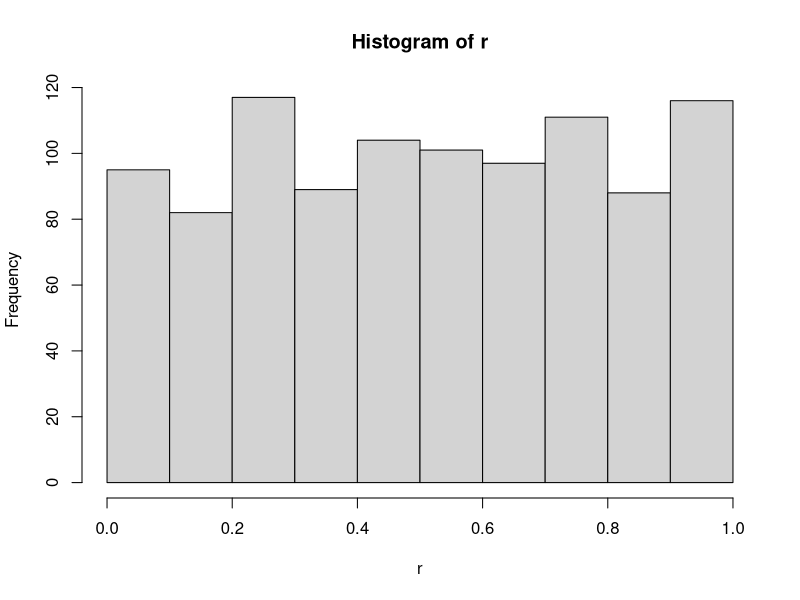
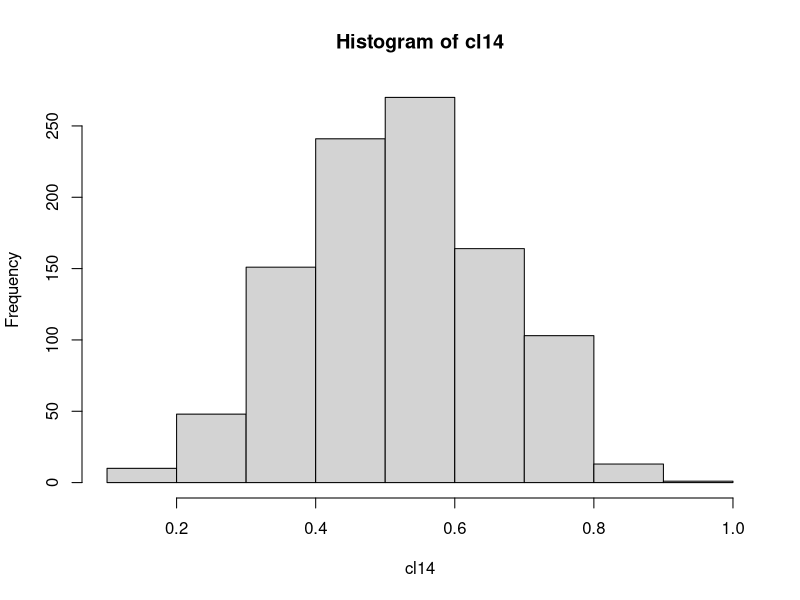
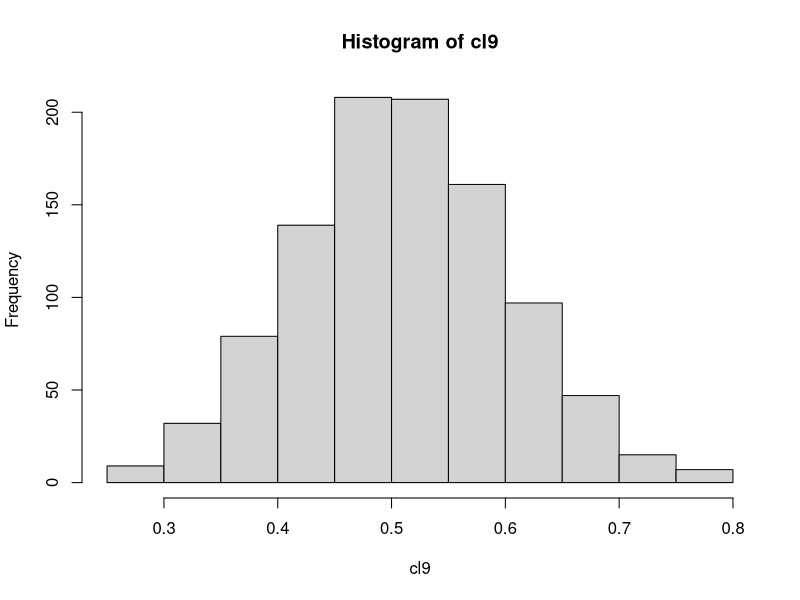
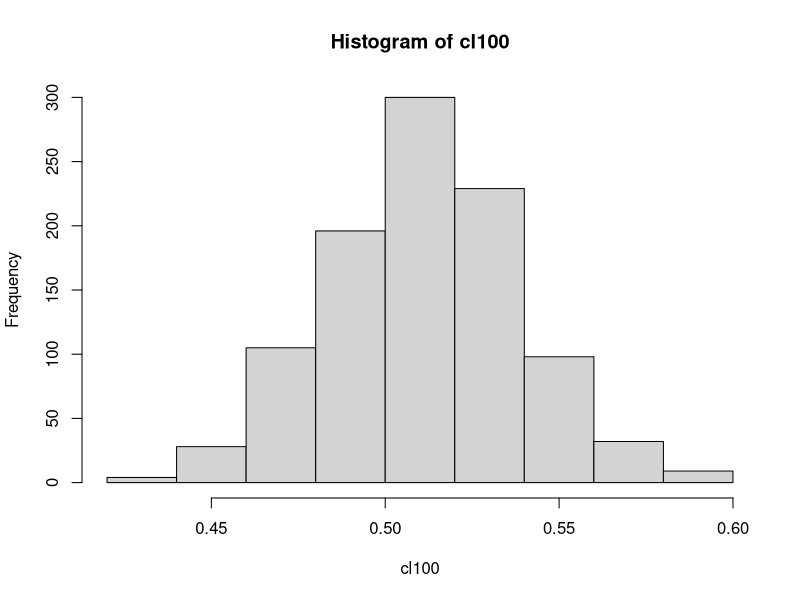
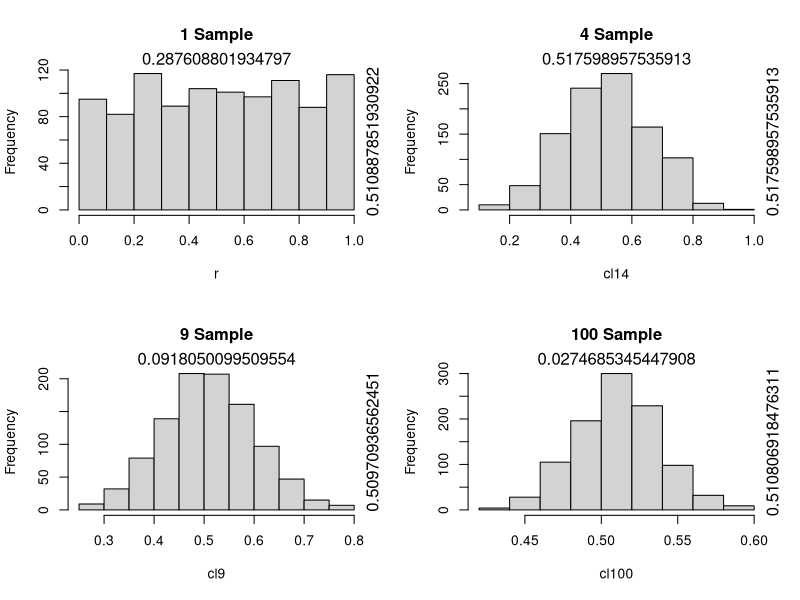
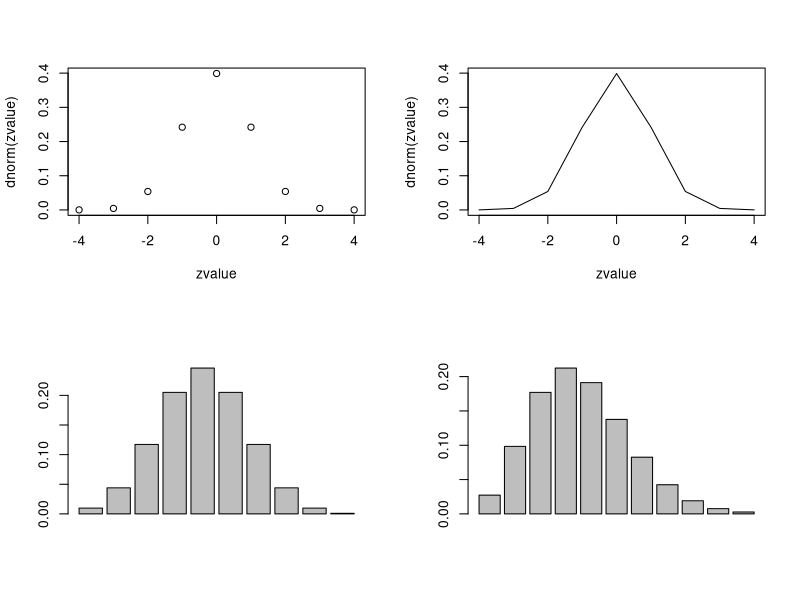

The R script that drew these images, in order:
#central limit theorem
r<- runif(1000)#genrate random number in normal distribution
hist(r)
meanr<-mean(r)
sdr<-sd(r)

#Draw three random samples form r and calculate mean
sample(r,4)
mean(sample(r,4))

#take the mean of these sample
cl14<-mean(sample(r,4))
for (i in 1:1000){
  cl14<-c(cl14,mean(sample(r,4)))
}

hist(cl14)
meancl14<-mean(cl14)
sdcl14<-mean(cl14)

#Including 9 items
cl9<-mean(sample(r,9))
for (ir in 1:1000){
  cl9<-c(cl9, mean(sample(r,9)))
}

hist(cl9)
meancl9<-mean(cl9)
sdcl9<-sd(cl9)


#Include 100 items
cl100<-mean(sample(r,100))
for (ir in 1:1000){
  cl100<-c(cl100, mean(sample(r,100)))
}

hist(cl100)
meancl100<-mean(cl100)
sdcl100<-sd(cl100)

#Create a summary of the data in charts

par(mfrow=c(2,2))

hist(r, main="1 Sample")
mtext(sdr, side=3)
mtext(meanr, side=4)

hist(cl14, main="4 Sample")
mtext(sdcl14, side=3)
mtext(meancl14, side=4)


hist(cl9, main="9 Sample")
mtext(sdcl9, side=3)
mtext(meancl9, side=4)

hist(cl100, main="100 Sample")
mtext(sdcl100, side=3)
mtext(meancl100, side=4)


#Normal probability distribution
#rnorm, pnorm,qnorm,dnorm functions
#standard normal distibution has mean=0 sd=1 and is the default
#pnorm is for probability of element falling into one of the tails of the distribution 
#to find out z values yo use qnorm
#dnorm gives you the value in the x axis
#Randomly generated probability distribution


rnorm(10)

rnorm(10, mean=100, sd=1)#obtaining random numbers according to criteria previously established

#Pnorm, probability according to z values
pnorm(0)

pnorm(-1.96)

#To obtain z values use qnorm (obtain values based on probability)
qnorm(0.05)

#dnorm gives values for vertical axis, aids to visualize the normal distribution curve
dnorm(0)

#Plot normal distribution according to functions dnorm, qnorm etc
zvalue<-seq(-4.0,4.0, by=1)
dnorm(zvalue)
plot(zvalue,dnorm(zvalue))

plot(zvalue,dnorm(zvalue), type="l")

#area outside +3 and -3
pnorm(-3)#area in left
pnorm(3)#area in right

2*pnorm(-3)#area in left, yet because is simetrical multiply by two to obtain value for two areas


#Binomial distribution
#continuous and discrete data
#continuous variable hold value between two specified values (height)
#discrete (counts)


#binomial probability distribution (discrete distribution)
#Experiments of n repeated trials (flip coin)
#One of the possible outcomes is success (p) and the other one failure
#probability of success does not change, trials are independent and fixed number of trials

#Example
#probability of head in single flip coin info in brackets (n,x,success prob)
rbinom(10,1,0.5)

#probability of head in 10 coin flips
rbinom(10,10,0.5)

#pbinom and qbinom
#probability of 3 in 10 coin flips info in brackets (q,size, probability of success)
pbinom(3,10,0.5)

#otherway around
qbinom(0.71,10,0.5)#give probability to obtain number of success
dbinom(3,10,0.5)# probability of succes and the vertical value of the axis

n<-c(1:10)
#Example of using function dbinom to chart a binomial dikstribution based on n 

dbinom(3,10,0.5)
dbinom(n,10,0.5)
barplot(dbinom(n,10,0.5))


#Poisson distribution
#discrete variables (success or failure)
#Outcome is random is not affected by previous trials
#rare outcomes are relative to possible outcomes
#Avg number of success in the specific region (ex. time) are know
# mean and variance are = to mu


# Poison dist functions in R: rpois (random), ppois(probability and left,qpois (opposite of ppois)
#dpois(provability of that particular stance and vertical value)

#Bus stop, average of 3.6 people every 10 min on weekends. Odds of getting 7 in 10 min?

dpois(7,3.6) #info bracket(x,mu)

# or
ppois(7,3.6)-ppois(6,3.6)

#obtain prob and plot
gt<-c(0:10)
dpois(gt,3.6)
barplot(dpois(gt,3.6))

